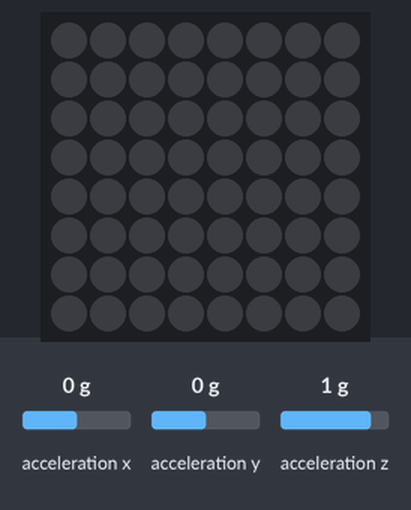
The program below on a simulated Raspberry Pi (BCM pin numbers) with a Sense HAT. Shown: the Sense HAT's 8×8 RGB LED matrix. Inputs (shaded band) come from the test bench; at power-on: acceleration x 0 g, acceleration z 1 g, acceleration y 0 g.

Above: at 1.2 s.
1.3 s: acceleration x set to -1.4 g
At 2.7 s:
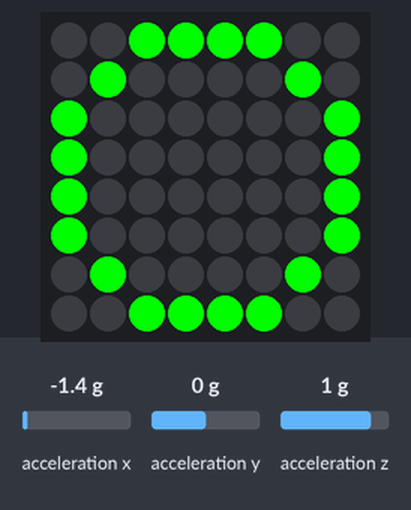
At 4.2 s:
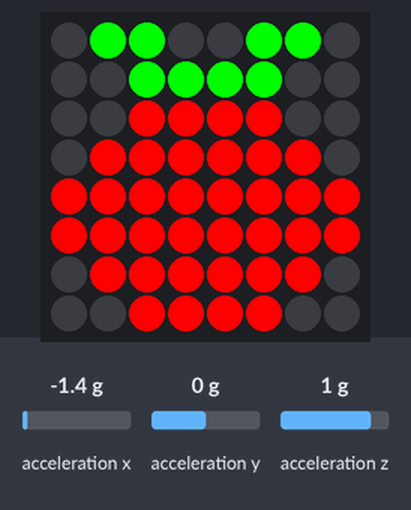
4.3 s: acceleration z set to 0 g
5.8 s: acceleration y set to -1.4 g
At 8.7 s:
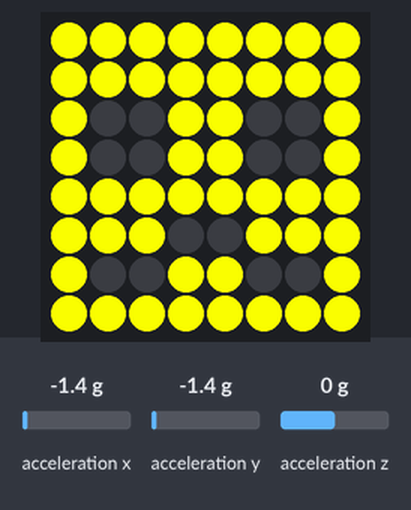
8.8 s: acceleration x set to 0 g
Timing chart, 0 to 11.3 s (numbered marks = the images above; inputs shaded):
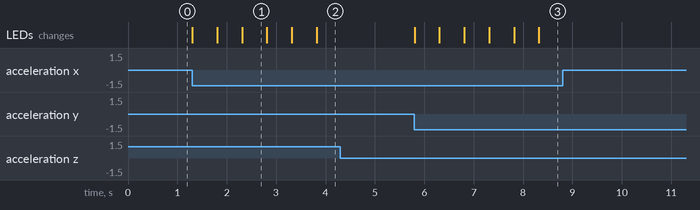

The program:

shakingEmoji.py
```python
from sense_hat import SenseHat
import time
from animatedEmoji import raspi_logo, sad_face, circle, heart, smiley_face

sense = SenseHat()

def detect_shake():
    acceleration = sense.get_accelerometer_raw()
    x = acceleration['x']
    y = acceleration['y']
    z = acceleration['z']

    magnitude = x*x + y*y + z*z
    if magnitude > 2.0:  #Sensitivity
        return True
    return False

def main():
    emojis = [raspi_logo, sad_face, circle, heart, smiley_face]
    current_emoji_index = 0

    while True:
        if detect_shake():
            sense.set_pixels(emojis[current_emoji_index])
            current_emoji_index = (current_emoji_index + 1) % len(emojis)
            time.sleep(0.5)


if __name__ == "__main__":
    main()
```

animatedEmoji.py
```python
from sense_hat import SenseHat
import time

sense = SenseHat()

# Define colors
G = (0, 255, 0) #green
B = (0, 0, 255) #blue
R = (255, 0, 0) #red
W = (255,255,255) #white
O = (0,0,0) #nothing
P = (255,105, 180) #pink

y = (255, 255, 0) #Yellow
b = (0, 0, 0) # Black

#Emojis
raspi_logo = [
    O, G, G, O, O, G, G, O,
    O, O, G, G, G, G, O, O,
    O, O, R, R, R, R, O, O,
    O, R, R, R, R, R, R, O,
    R, R, R, R, R, R, R, R,
    R, R, R, R, R, R, R, R,
    O, R, R, R, R, R, R, O,
    O, O, R, R, R, R, O, O,
    ]


sad_face = [
   y, y, y, y, y, y, y, y,
   y, y, y, y, y, y, y, y,
   y, b, b, y, y, b, b, y,
   y, b, b, y, y, b, b, y,
   y, y, y, y, y, y, y, y,
   y, y, y, b, b, y, y, y,
   y, b, b, y, y, b, b, y,
   y, y, y, y, y, y, y, y
]


circle = [
    O, O, G, G, G, G, O, O,
    O, G, O, O, O, O, G, O,
    G, O, O, O, O, O, O, G,
    G, O, O, O, O, O, O, G,
    G, O, O, O, O, O, O, G,
    G, O, O, O, O, O, O, G,
    O, G, O, O, O, O, G, O,
    O, O, G, G, G, G, O, O,
]


heart = [
    O, O, O, O, O, O, O, O,
    O, P, P, O, P, P, O, O,
    P, P, P, P, P, P, P, O,
    P, P, P, P, P, P, P, O,
    O, P, P, P, P, P, O, O,
    O, O, P, P, P, O, O, O,
    O, O, O, P, O, O, O, O,
    O, O, O, O, O, O, O, O,
    ]


smiley_face = [
   y, y, y, y, y, y, y, y,
   y, y, y, y, y, y, y, y,
   y, b, b, y, y, b, b, y,
   y, b, b, y, y, b, b, y,
   y, y, y, y, y, y, y, y,
   y, b, b, y, y, b, b, y,
   y, y, y, b, b, y, y, y,
   y, y, y, y, y, y, y, y
    ]


def main():
    emojis = [raspi_logo,sad_face,circle, heart, smiley_face]
    for emoji in emojis:
        sense.set_pixels(emoji)
        time.sleep(2)

if __name__ == "__main__":
    main()
```

Measured:
- after the input at 1.3 s, the LEDs: first change at once (image 1 shows a later state)
- after the input at 4.3 s, every drawn part: stays the same
- after the input at 5.8 s, the LEDs: change at once (image 3)
- after the input at 8.8 s, every drawn part: stays the same
- what the display in image 1 shows lasts 0.5 s, from 2.3 s to 2.8 s
